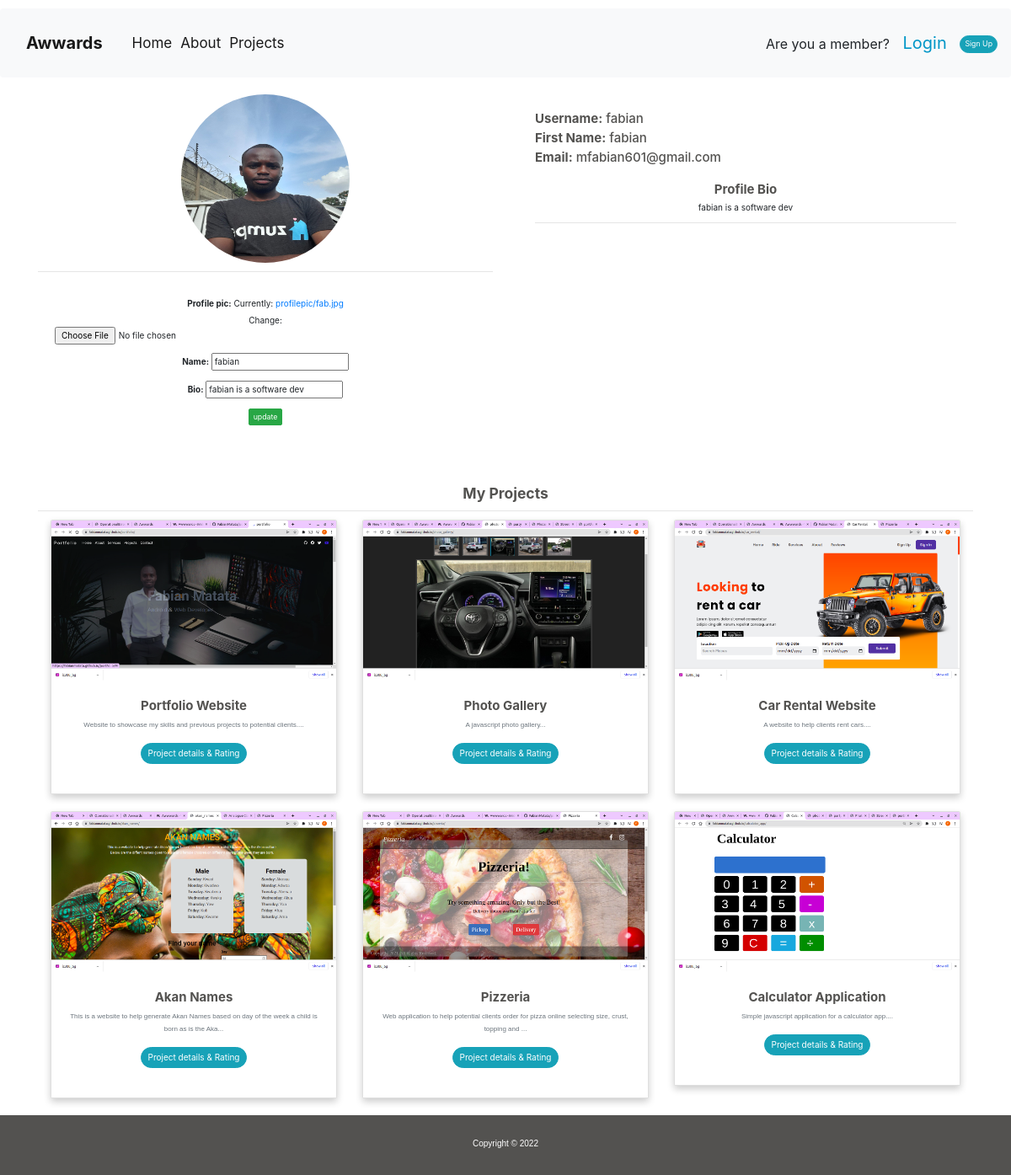
The page /awwards/profile (signed in) on the database its author committed.
### awwards/models.py (models this page shows, shortened)
class Profile(models.Model):
    profile_pic= models.ImageField(upload_to='profilepic/',default='default.jpeg')
    user = models.OneToOneField(User,on_delete=models.CASCADE, null=True)
    name = models.CharField(max_length=50,blank=True)
    bio= models.CharField(max_length=500)
    email=models.EmailField()

class Project(models.Model):
    webimage= models.ImageField(upload_to='webimage/',null=True)
    profile = models.ForeignKey(Profile,on_delete=models.CASCADE, null=True)
    name= models.CharField(max_length=70)
    description= models.TextField()
    link= models.CharField(max_length=200)

### awwards/views.py (the view)
# urls.py: url(r'awwards/profile',views.view_profile,name='view-profile'),
@login_required(login_url='/accounts/login/')
def view_profile(request):
    projects=request.user.profile.project_set.all()
    profile=request.user.profile
    form=ProfileUpdateForm(instance=profile)
    if request.method == 'POST':
        form = ProfileUpdateForm(request.POST, request.FILES,instance=profile)
        if form.is_valid():
            form.save()
    context={
        'form':form,
        'projects':projects,
    }
    return render(request,"awwards/profile.html",context=context)

### awwards/forms.py
class ProfileUpdateForm(forms.ModelForm):
    class Meta:
        model = Profile
        exclude = ['user','email']

### awwards/templates/awwards/profile.html (shortened to what this page needs)
{% extends 'base.html' %}
{% load bootstrap3 %}
{% block content %}
<div class="container"  >
    <div class="row"style="padding-bottom: 50px;" >
        <div class="col-lg-6" >
            <div style="text-align:center">
                <img src="{{ request.user.profile.profile_pic.url }}"  alt="profile_pic" width="200px"  height="200px " style="border-radius: 50%;">
            </div><hr>
            <div class="card-1" >
                <div class="card-text text-center" style="padding: 20px;">
                    <form  action="/awwards/profile" method="post" enctype="multipart/form-data">
                        {{form.as_p}}
                        <input type="submit" class="btn btn-sm btn-success" value="update">
                    </form>
                </div>
            </div>
        </div><br>
        <div class="col-lg-6">
            <div class="card-1">
                <div class="card-text " style="padding: 20px;">
                    <h4 ><strong> Username:</strong> {{request.user.profile.user}}</h4>
                    <h4 ><strong>First Name:</strong> {{request.user.profile.name}}</h4>
                    <h4 ><strong>Email:</strong> {{request.user.profile.email}}</h4><br>
                    <h4 class="text-center"><strong>Profile Bio</strong></h4>
                    <p class="text-center">{{request.user.profile.bio}}</p><hr>
                </div>
            </div>
        </div>
    </div>
    <div >
        <h3 class="text-center" style="font-weight: bold;">My Projects</h3><hr>
        {% for project in projects %}
        <div class="col-lg-4 col-lg-4 col-lg-4">
            <div class="card ">
                <img src="{{project.webimage.url}}"  class="card-img-top img-fluid" alt="{{project.name}}" >
                <div class="card-text text-center" style="padding: 20px;">
                    <h4 style="font-weight: bold;">{{project.name}}</h4>
                    <small class="text-muted" style="font-family: Arial, Helvetica, sans-serif;">{{project.description | slice:":100" }}...</small><br><br>
                    <a class="btn btn-info" style="border-radius: 25px;" href="/awwards/project/{{project.id}}" >Project details & Rating</a><br><br>
                </div>
            </div>
        </div>
        {% endfor %}
    </div>
</div>
{%endblock%}

### static/css/index.css (style rules this page uses)
.card { box-shadow: 0 4px 8px 0 rgba(0,0,0,0.2); transition: 0.3s; border-radius: 5px; margin-bottom: 20px; }
.card-text { background-color: white; }
img { border-radius: 5px 5px 0 0; }
.card-img-top { width: 50px; height: 20px; object-fit: cover; }
body { padding-top: 110px; background-color: #fbfbff; }
h1,h2,h3,h4 { color:#535250; }

### rows shown on the page
Profile: name "fabian", bio "fabian is a software dev"
Project: webimage (picture), name "Portfolio Website", description "Website to showcase my skills and previous projects to potential clients."
Project: webimage (picture), name "Photo Gallery", description "A javascript photo gallery"
Project: webimage (picture), name "Car Rental Website", description "A website to help clients rent cars."
Project: webimage (picture), name "Akan Names", description "This is a website to help generate Akan Names based on day of the week a child is born as is the Aka"
Project: webimage (picture), name "Pizzeria", description "Web application to help potential clients order for pizza online selecting size, crust, topping and"
Project: webimage (picture), name "Calculator Application", description "Simple javascript application for a calculator app."

### other values the page prints
{{ request.user.profile.user }} "fabian"
{{ request.user.profile.name }} "fabian"
{{ request.user.profile.email }} "mfabian601@gmail.com"
{{ request.user.profile.bio }} "fabian is a software dev"
